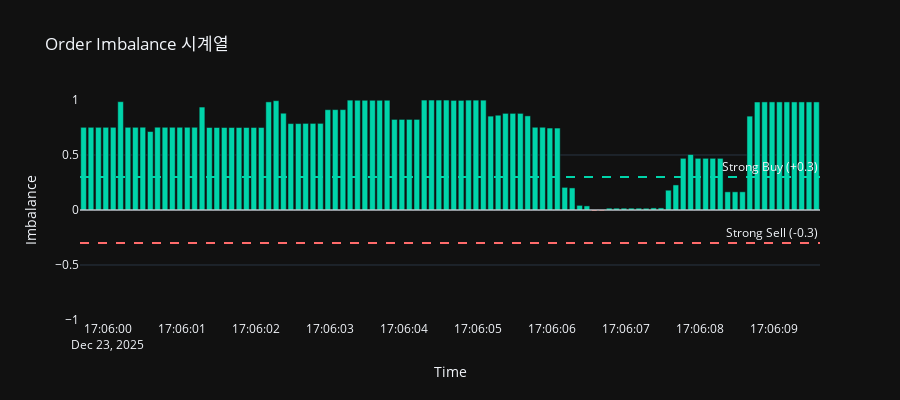

Notebook source saved alongside this figure:
### Markdown cell above
---

## 6. Order Imbalance (주문 불균형)

### 개념 설명

**Order Imbalance** = (Bid Qty - Ask Qty) / (Bid Qty + Ask Qty)

- 범위: -1 ~ +1
- **+1에 가까움**: 매수 물량 >> 매도 물량 (상승 압력)
- **-1에 가까움**: 매도 물량 >> 매수 물량 (하락 압력)
- **0 근처**: 균형 상태

### Code cell
# Imbalance 시계열
fig = go.Figure()

# 색상: 양수는 초록, 음수는 빨강
colors = ['#00D4AA' if i >= 0 else '#FF6B6B' for i in df['imbalance']]

fig.add_trace(go.Bar(
    x=df.index,
    y=df['imbalance'],
    marker_color=colors,
    name='Order Imbalance'
))

# 기준선
fig.add_hline(y=0, line_dash="solid", line_color="white", line_width=1)
fig.add_hline(y=0.3, line_dash="dash", line_color="#00D4AA", 
              annotation_text="Strong Buy (+0.3)")
fig.add_hline(y=-0.3, line_dash="dash", line_color="#FF6B6B",
              annotation_text="Strong Sell (-0.3)")

fig.update_layout(
    title='Order Imbalance 시계열',
    xaxis_title='Time',
    yaxis_title='Imbalance',
    yaxis=dict(range=[-1, 1]),
    template='plotly_dark',
    height=400
)

fig.show()
